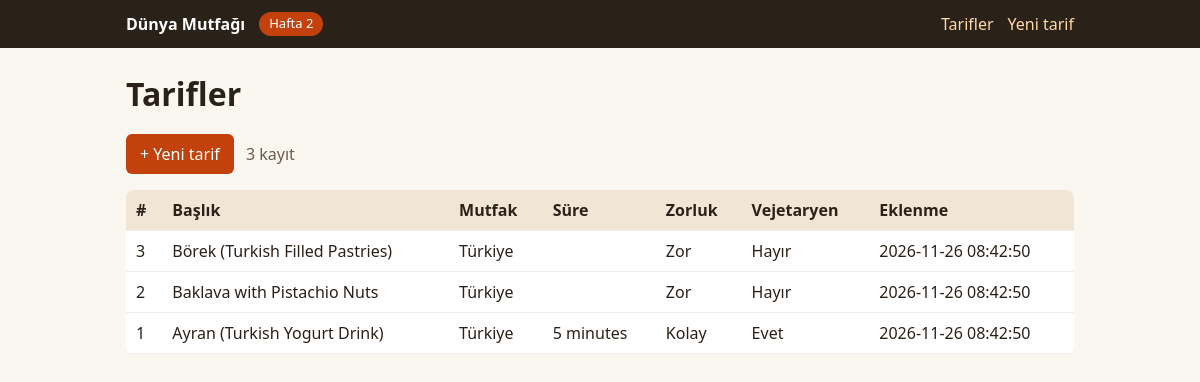
Before: /hafta-2/liste.php with the older database file.
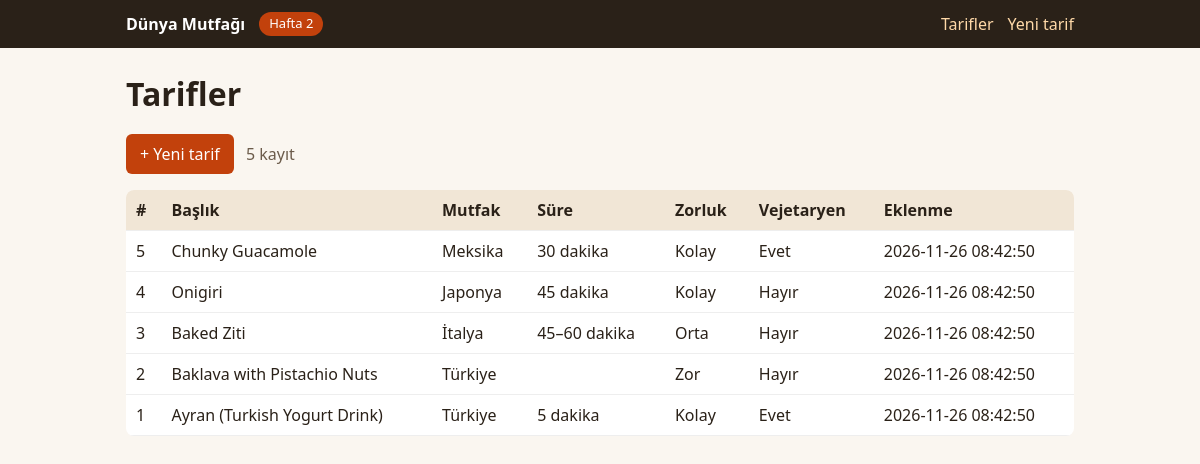
After: the same page with the newer database file.
### tables this page shows
CREATE TABLE tarifler (
  id           INT UNSIGNED NOT NULL AUTO_INCREMENT,
  kullanici_id INT UNSIGNED NOT NULL,
  baslik       VARCHAR(200) NOT NULL,
  mutfak       VARCHAR(80)  NOT NULL,
  giris        TEXT         NULL,
  malzemeler   TEXT         NOT NULL,               
  yapilis      TEXT         NOT NULL,               
  notlar       TEXT         NULL,
  sure         VARCHAR(40)  NULL,
  zorluk       TINYINT UNSIGNED NULL,
  vejetaryen   TINYINT(1)   NOT NULL DEFAULT 0,
  foto_url     VARCHAR(500) NULL,
  foto_yazar   VARCHAR(200) NULL,
  olusturma    TIMESTAMP    NOT NULL DEFAULT CURRENT_TIMESTAMP,
  PRIMARY KEY (id),
  KEY idx_tarif_sahip (kullanici_id),
  KEY idx_tarif_mutfak (mutfak),
  CONSTRAINT fk_tarif_sahip FOREIGN KEY (kullanici_id)
    REFERENCES kullanicilar (id) ON DELETE CASCADE
);

### hafta-2/db.php (called while the page is built, shortened)
<?php
function db(): PDO
{
    static $pdo = null;
    if ($pdo === null) {
        $dsn = 'mysql:host=' . DB_HOST . ';dbname=' . DB_NAME . ';charset=utf8mb4';
        $pdo = new PDO($dsn, DB_USER, DB_PASS, [
            PDO::ATTR_ERRMODE            => PDO::ERRMODE_EXCEPTION,
            PDO::ATTR_DEFAULT_FETCH_MODE => PDO::FETCH_ASSOC,
            PDO::ATTR_EMULATE_PREPARES   => false,
        ]);
    }
    return $pdo;
}

### hafta-2/liste.php (the view, shortened to what this page needs)
<?php
require_once __DIR__ . '/_ortak.php';
$tarifler = db()->query(
    'SELECT id, baslik, mutfak, sure, zorluk, vejetaryen, olusturma FROM tarifler ORDER BY id DESC'
)->fetchAll();
sayfa_ust('Tarifler');
echo '<p><a class="dugme" href="ekle.php">+ Yeni tarif</a> <span class="sayi">' . count($tarifler) . ' kayıt</span></p>';
if (!$tarifler) {
    echo '<div class="mesaj">Henüz tarif yok.</div>';
} else {
    echo '<table><thead><tr><th>#</th><th>Başlık</th><th>Mutfak</th><th>Süre</th><th>Zorluk</th><th>Vejetaryen</th><th>Eklenme</th></tr></thead><tbody>';
    foreach ($tarifler as $t) {
        echo '<tr><td>' . (int)$t['id'] . '</td>'
            . '<td>' . h($t['baslik']) . '</td>'
            . '<td>' . h($t['mutfak']) . '</td>'
            . '<td>' . h($t['sure']) . '</td>'
            . '<td>' . h(ZORLUK[(int)$t['zorluk']] ?? '') . '</td>'
            . '<td>' . ($t['vejetaryen'] ? 'Evet' : 'Hayır') . '</td>'
            . '<td>' . h($t['olusturma']) . '</td></tr>';
    }
    echo '</tbody></table>';
}
sayfa_alt();

### hafta-2/_ortak.php (shortened to what this page needs)
<?php
require_once __DIR__ . '/db.php';
function h(?string $metin): string
{
    return htmlspecialchars((string)$metin, ENT_QUOTES | ENT_SUBSTITUTE, 'UTF-8');
}
function sayfa_ust(string $baslik): void
{
    echo '<!DOCTYPE html><html lang="tr"><head><meta charset="utf-8">'
        . '<meta name="viewport" content="width=device-width, initial-scale=1">'
        . '<title>' . h($baslik) . ' – Dünya Mutfağı (Hafta ' . HAFTA . ')</title>'
        . '<link rel="stylesheet" href="stil.css"></head><body>'
        . '<header><div class="kap"><strong>Dünya Mutfağı</strong> <span class="rozet">Hafta ' . HAFTA . '</span>'
        . '<nav><a href="liste.php">Tarifler</a><a href="ekle.php">Yeni tarif</a></nav></div></header>'
        . '<main class="kap"><h1>' . h($baslik) . '</h1>';
}
function sayfa_alt(): void
{
    echo '</main></body></html>';
}

### hafta-2/stil.css (style rules this page uses)
* { box-sizing:border-box }
body { margin:0;font:16px/1.5 system-ui,Segoe UI,Arial,sans-serif;background:#faf6f0;color:#2a2118 }
.kap { max-width:980px;margin:0 auto;padding:0 16px }
header { background:#2a2118;color:#fff;padding:12px 0 }
header .kap { display:flex;gap:14px;align-items:center;flex-wrap:wrap }
header nav { margin-left:auto;display:flex;gap:14px;align-items:center }
header a { color:#ffd9a8;text-decoration:none }
.rozet { background:#c2410c;border-radius:999px;padding:2px 10px;font-size:13px }
h1 { margin:22px 0 12px }
table { width:100%;border-collapse:collapse;background:#fff;border-radius:8px;overflow:hidden }
th,td { padding:8px 10px;border-bottom:1px solid #eee;text-align:left;vertical-align:top }
th { background:#f1e6d6 }
.dugme,button { background:#c2410c;color:#fff;border:0;border-radius:6px;padding:8px 14px;font:inherit;cursor:pointer;text-decoration:none;display:inline-block }
.sayi { color:#6b5b4a;margin-left:8px }

Changed rows visible on the page:
added tarifler: id "5", baslik "Chunky Guacamole", mutfak "Meksika", sure "30 dakika", zorluk "Kolay", vejetaryen "Evet", olusturma "2026-11-26 08:42:50"
added tarifler: id "4", baslik "Onigiri", mutfak "Japonya", sure "45 dakika", zorluk "Kolay", vejetaryen "Hayır", olusturma "2026-11-26 08:42:50"
changed tarifler id 3: baslik "Börek (Turkish Filled Pastries)" → "Baked Ziti"; mutfak "Türkiye" → "İtalya"; sure (not shown) → "45–60 dakika"; zorluk "Zor" → "Orta"
changed tarifler "Ayran (Turkish Yogurt Drink)": sure "5 minutes" → "5 dakika"
Other visible differences:
count($tarifler): "3" → "5"
